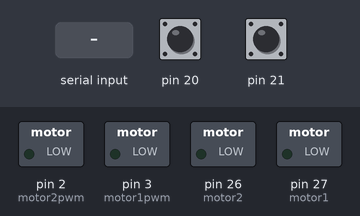
Bench run of a sketch on a simulated Arduino Mega 2560, built with avr-gcc and run on an emulated ATmega2560. On the bench: switched loads named in the sketch (green lamp = pin HIGH). The inputs (shaded band) are chosen by the test bench; at power-on: pin 20 HIGH, pin 21 HIGH.

Above: at 1.2 s.
1.3 s: "1\n" received over Serial
At 2.3 s:
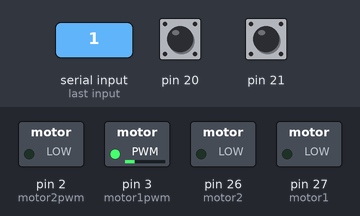
2.8 s: "5\n" received over Serial
At 3.5 s:
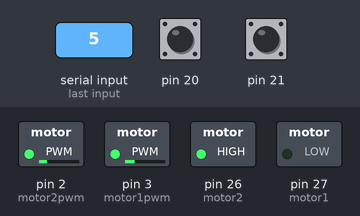
4.3 s: "3\n" received over Serial
At 4.6 s:
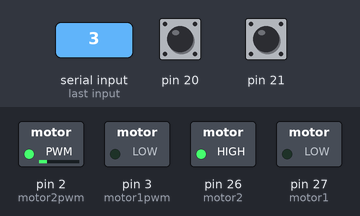
5.8 s: "6\n" received over Serial
At 7.0 s:
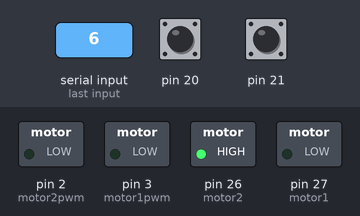
8.9 s: "1\n" received over Serial
At 9.3 s:
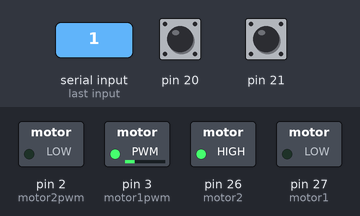
Timing chart, 0 to 11.4 s (numbered marks = the images above; inputs shaded):
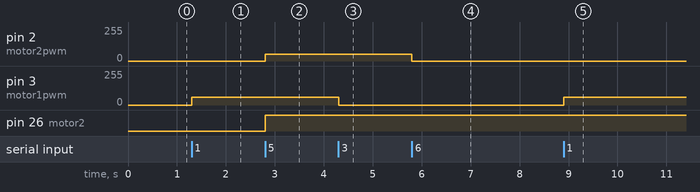

Measured:
- after the input at 1.3 s, pin 3 (motor1pwm): 0/255 → 60/255 at once
- after the input at 2.8 s, pin 2 (motor2pwm): 0/255 → 50/255 at once; pin 26 (motor2): LOW → HIGH at once
- after the input at 4.3 s, pin 3 (motor1pwm): 60/255 → 0/255 at once
- after the input at 5.8 s, pin 2 (motor2pwm): 50/255 → 0/255 at once
- after the input at 8.9 s, pin 3 (motor1pwm): 0/255 → 60/255 at once

The sketch:

MoveTest3.ino
```cpp
#define motor1  27
#define motor2  26
#define motor1pwm  3
#define motor2pwm  2

float theta1c=0, theta2c=0;
int x;

volatile int temp1, counter1 = 0;
volatile int temp2 , counter2 = 0;
void setup() {
  Serial.begin(9600);
  //Pins for encoders
  pinMode(21, INPUT_PULLUP);
  pinMode(6, INPUT_PULLUP);
  attachInterrupt(2, ai2_3, RISING);

  pinMode(20, INPUT_PULLUP);
  pinMode(7, INPUT_PULLUP);
  attachInterrupt(3, ai3_3, RISING);

  //Pins for Motors
  pinMode(motor1, OUTPUT);
  pinMode(motor1pwm, OUTPUT);
  pinMode(motor2, OUTPUT);
  pinMode(motor2pwm, OUTPUT);

}

void loop() {
  if (Serial.available())
  {
    x = Serial.parseInt();
  }
    if ( x ) {
      if (x < 3)
      {
        digitalWrite(motor1, x - 1 );
        if(x==1)
        analogWrite(motor1pwm , 60);
        else
        analogWrite(motor1pwm , 50);

      }
      if(x == 3 || (-theta1c+26)>62.513){         //62.513 65.0187
        analogWrite(motor1pwm , 0);
        x=3;
        }
      if(x>3 && x<6){
        digitalWrite(motor2, x - 4 );
        analogWrite(motor2pwm , 50);
        }
      if(x == 6 || (-theta2c/4)>51.58){           //51.58 51.66
        analogWrite(motor2pwm , 0);
        x=6;
        }
    }


  //Convert Encoder Output into angle
      if ( counter1 != temp1 ) {
        temp1 = counter1;
        if (counter1 > 600) {
          counter1 = 0;
         }
        theta1c = (counter1 * 0.6);
        Serial.println ("theta1");
        Serial.println (theta1c);
     }
      if ( counter2 != temp2 ) {
        temp2 = counter2;
        if (counter2 > 600) {
          counter2 = 0;
        }
        theta2c = -(counter2 * 0.6);
        Serial.println ("theta2");
        Serial.println (theta2c/4);
      }
}

// Encoder1
void ai2_3() {
  if (digitalRead(6) == LOW) {
    counter1++;
  } else {
    counter1--;
  }
}

////  Encoder2
void ai3_3() {
  if (digitalRead(7) == LOW) {
    counter2++;
  } else {
    counter2--;
  }
}
```
